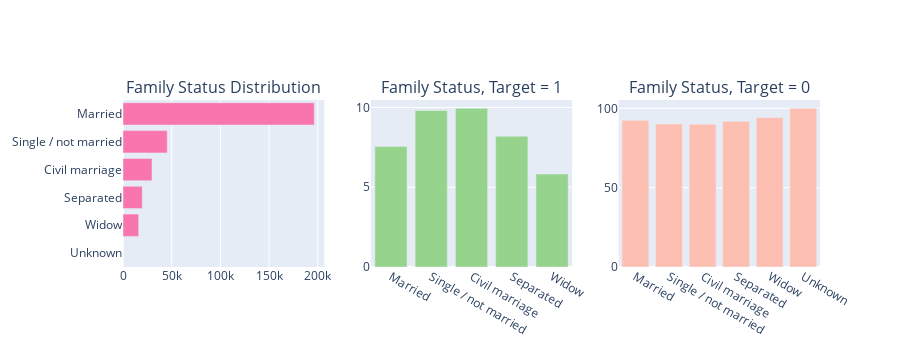

The cell this chart's notebook holds for it:
### Markdown cell above
4- Plot the family status of the applicants

### Code cell
tr0 = bar_hor(application_train, "NAME_FAMILY_STATUS", "Distribution of CODE_GENDER Variable" ,"#f975ae", w=700, lm=100, return_trace= True)
tr1, tr2 = gp('NAME_FAMILY_STATUS', 'Distribution of Target with Applicant Gender')

fig = tools.make_subplots(rows=1, cols=3, print_grid=False, subplot_titles = ["Family Status Distribution" , "Family Status, Target = 1" ,"Family Status, Target = 0"])
fig.append_trace(tr0, 1, 1)
fig.append_trace(tr1, 1, 2)
fig.append_trace(tr2, 1, 3)
fig['layout'].update(height=350, showlegend=False, margin=dict(l=120))
iplot(fig)

### Figure 1 — Plotly figure (JSON) as saved in the notebook; plotly's stock layout.template omitted (floating-point values rounded to 4 significant figures)
{"data": [{"marker": {"color": "#f975ae"}, "orientation": "h", "x": [2, 16088, 19770, 29775, 45444, 196432], "xaxis": "x", "y": ["Unknown", "Widow", "Separated", "Civil marriage", "Single / not married", "Married"], "yaxis": "y", "type": "bar"}, {"marker": {"color": "#96D38C"}, "name": "Target : 1", "x": ["Married", "Single / not married", "Civil marriage", "Separated", "Widow"], "xaxis": "x2", "y": [7.56, 9.808, 9.945, 8.194, 5.824], "yaxis": "y2", "type": "bar"}, {"marker": {"color": "#FEBFB3"}, "name": "Target : 0", "x": ["Married", "Single / not married", "Civil marriage", "Separated", "Widow", "Unknown"], "xaxis": "x3", "y": [92.44, 90.19, 90.06, 91.81, 94.18, 100.0], "yaxis": "y3", "type": "bar"}], "layout": {"annotations": [{"font": {"size": 16}, "showarrow": false, "text": "Family Status Distribution", "x": 0.1444, "xanchor": "center", "xref": "paper", "y": 1.0, "yanchor": "bottom", "yref": "paper"}, {"font": {"size": 16}, "showarrow": false, "text": "Family Status, Target = 1", "x": 0.5, "xanchor": "center", "xref": "paper", "y": 1.0, "yanchor": "bottom", "yref": "paper"}, {"font": {"size": 16}, "showarrow": false, "text": "Family Status, Target = 0", "x": 0.8556, "xanchor": "center", "xref": "paper", "y": 1.0, "yanchor": "bottom", "yref": "paper"}], "height": 350, "margin": {"l": 120}, "showlegend": false, "xaxis": {"anchor": "y", "domain": [0.0, 0.2889]}, "yaxis": {"anchor": "x", "domain": [0.0, 1.0]}, "xaxis2": {"anchor": "y2", "domain": [0.3556, 0.6444]}, "yaxis2": {"anchor": "x2", "domain": [0.0, 1.0]}, "xaxis3": {"anchor": "y3", "domain": [0.7111, 1.0]}, "yaxis3": {"anchor": "x3", "domain": [0.0, 1.0]}}}
